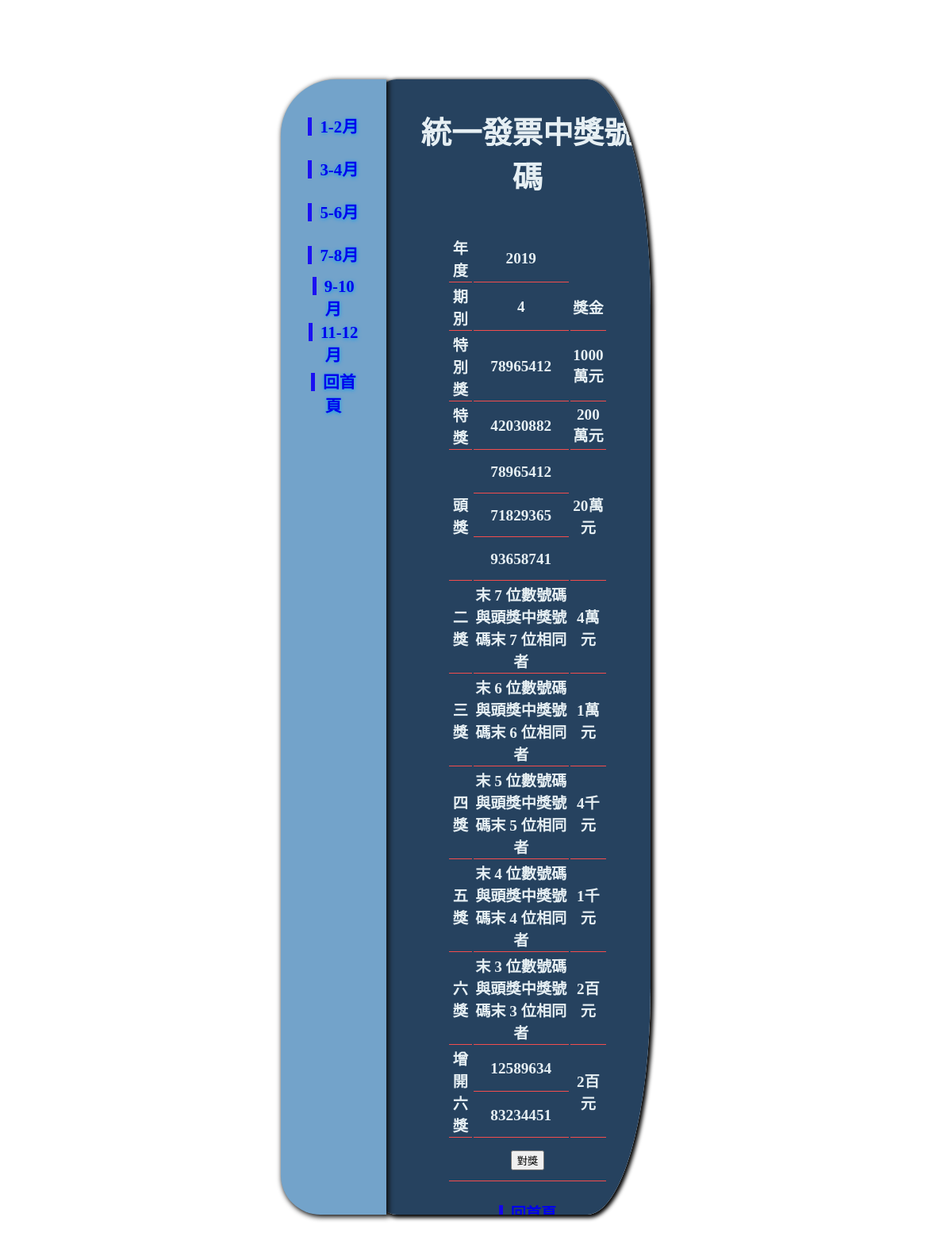
Page /REC.php?id=4 on the committed database.
### tables this page shows
CREATE TABLE `rec` (
  `id` int(2) UNSIGNED NOT NULL,
  `year` varchar(5) NOT NULL,
  `mon` varchar(2) NOT NULL,
  `num1` varchar(10) NOT NULL COMMENT '特別獎',
  `num2` varchar(11) NOT NULL COMMENT '特獎',
  `num3` varchar(11) NOT NULL COMMENT '頭獎1',
  `num4` varchar(10) NOT NULL COMMENT '頭獎2',
  `num5` varchar(10) NOT NULL COMMENT '頭獎3',
  `num6` varchar(10) NOT NULL COMMENT '增開獎',
  `num7` varchar(11) NOT NULL COMMENT '增開獎1'
);

### REC.php (the view, shortened to what this page needs)
<!DOCTYPE html>
<html lang="en">
<head>
    <link rel="stylesheet" href="./css/style.css">
</head>
<body>
  <div id="bg">
      <div class="A">
    <table>
        <tr>
             <td><a href="REC.php?id=1">1-2月</a></td>
        </tr>
        <tr>
            <td><a href="REC.php?id=2">3-4月 </a></td>
        </tr>
        <tr>
            <td><a href="REC.php?id=3">5-6月</a></td>
        </tr>
        <tr>
            <td><a href="REC.php?id=4">7-8月</a></td>
        </tr>
        <tr>
            <td> <a href="REC.php?id=5">9-10月</a></td>
        </tr>
        <tr>
            <td><a href="REC.php?id=6">11-12月</a></td>
        </tr>
        <tr>
            <td><a href="index.php?">回首頁</a></td>
        </tr>
    </table>
    </div>
    <div class="B">
    <h1>統一發票中獎號碼</h1>
<?php
if(!empty($_GET['id'])){
    $dsn="mysql:host=localhost;charset=utf8;dbname=invoice";
    $pdo=new PDO($dsn,'root','0970431566');
    $id=$_GET['id'];
    $sql="select * from rec where mon='$id'";
$rows=$pdo->query($sql)->fetch();
?>
<form action="REC_.php" method="post">
<table class="lis">
        <tr>
            <td>年度</td>
            <td><?=$rows['year'];?></td>
        </tr>
        <tr>
            <td>期別</td>
            <td><?=$rows['mon'];?></></td>
            <td>獎金</td>
        </tr>
        <tr>
            <td>特別獎</td>
            <td><?=$rows['num1'];?></td>
            <td>1000萬元</td>
        </tr>
        <tr>
            <td>特獎</td>
            <td><?=$rows['num2'];?></td>
            <td>200萬元</td>
        </tr>
        <tr>
            <td rowspan="3">頭獎</td>
            <td ><?=$rows['num3'];?></td>
            <td rowspan="3">20萬元</td>
            <tr>
                <td><?=$rows['num4'];?></td>
            </tr>
            <tr>
                <td><?=$rows['num5'];?></td>
            </tr>
        <tr>
            <td>二獎</td>
            <td>末 7 位數號碼與頭獎中獎號碼末 7 位相同者</td>
            <td>4萬元</td>
        </tr>
        <tr>
            <td>三獎</td>
            <td>末 6 位數號碼與頭獎中獎號碼末 6 位相同者</td>
            <td>1萬元</td>
        </tr>
        <tr>
            <td>四獎</td>
            <td>末 5 位數號碼與頭獎中獎號碼末 5 位相同者</td>
            <td>4千元</td>
        </tr>
        <tr>
            <td>五獎</td>
            <td>末 4 位數號碼與頭獎中獎號碼末 4 位相同者</td>
            <td>1千元</td>
        </tr>
        <tr>
            <td>六獎</td>
            <td>末 3 位數號碼與頭獎中獎號碼末 3 位相同者</td>
            <td>2百元</td>
        </tr>
        <tr>
            <td rowspan="2">增開六獎</td>
            <td><?=$rows['num6'];?></td>
            <td rowspan="2">2百元</td>
        </tr>
        <tr>
            <td><?=$rows['num7'];?></td>
        </tr>
        <tr ><br>
            <td colspan="3"> <input type="submit" value="對獎"></td>
        </tr>
       <tr>
       <td colspan="3"><br>
       <a href="index.php">回首頁</a>
       </td>
       </tr>
    </table>
    </form>
<?php
}
?>
</div>
</div>
</body>
</html>

### css/style.css (style rules this page uses)
#bg { width:45%; height:60vh; background:white; margin:0 auto; margin-top:100px; }
.A { width:25%; height:60vh; background:rgb(115, 163, 202); position:relative; left:20px; font-size:1.3rem; box-sizing:border-box; box-shadow:2px 2px 6px 1px rgb(15, 15, 15); border-radius: 70px 0px 0px 50px; Z-index:1; padding:30px 10px 10px 10px; text-shadow:0px 1px 5px #049df5; }
.B { width:75%; height:60vh; background:rgb(38, 66, 95); margin:0 auto; position:relative;top:-100%; left:20px; padding:10px; box-sizing:border-box; color:#E6EFF3; border-radius: 20%; box-shadow:2px 2px 5px 2px black; padding:10px 10px 10px 100px; overflow:auto; }
table { width:70%; margin:auto; }
td { height:50px; text-align:center; }
body { text-align:center; font-size:1.5rem; width:100% fixed; font-family:"微軟正黑體"; font-weight:bolder; }
a { text-decoration:none; }
td a { border-left:5px solid rgba(18, 2, 247, 0.904); padding-left:10px; }
.lis td { border-bottom:1px solid rgb(243, 77, 77); }

### REC.php (style rules this page uses)
body { font-size:1.2em; }

### rows in the picture
rec: year "2019", mon "4", num1 "78965412", num2 "42030882", num3 "78965412", num4 "71829365", num5 "93658741", num6 "12589634", num7 "83234451"
